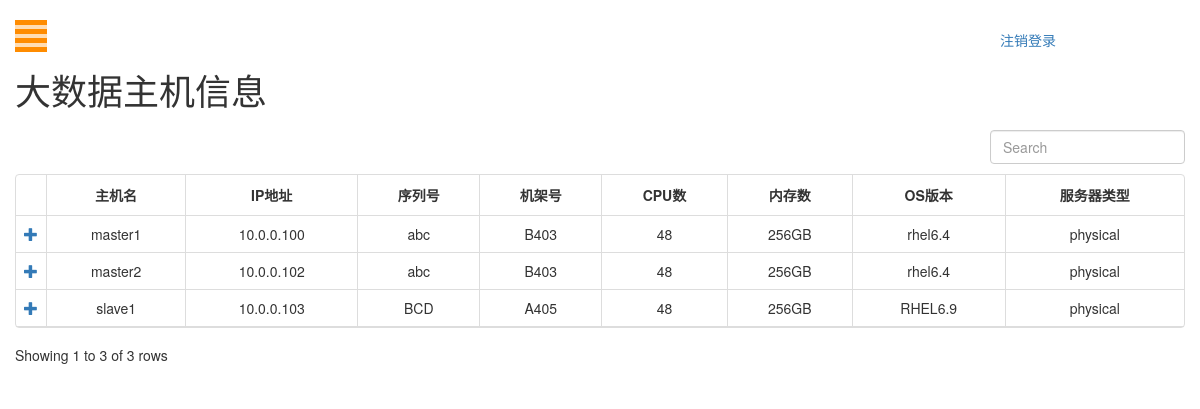
The app's page /host (signed in), older data.
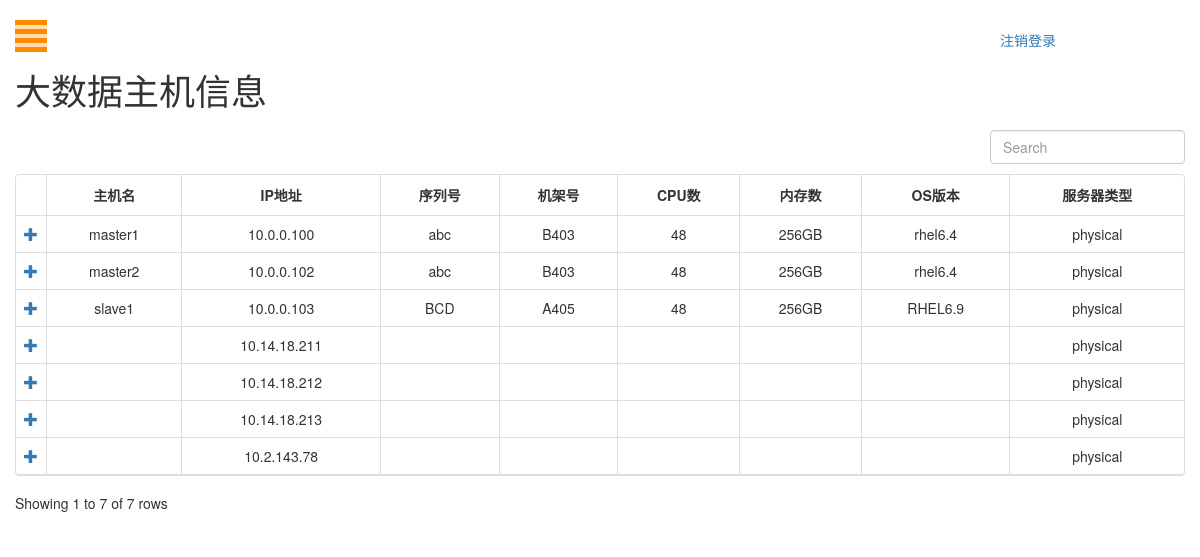
The same page, newer data.
### cmdb/models.py (models this page shows, shortened)
class HostBasicInfo(models.Model):
    host_name = models.CharField(max_length=30,  null=True, default="", blank=True)
    ip_address = models.CharField(max_length=16)
    serial = models.CharField(max_length=10, null=True, default="", blank=True)
    rack_id = models.CharField(max_length=10, null=True, default="", blank=True)
    num_cpu = models.CharField(max_length=10, default="")
    num_mem = models.CharField(max_length=10, default="")
    os_version = models.CharField(max_length=30, null=True, default="", blank=True)
    SERVER_TYPE = [('physical', 'physical'), ('virtual', 'virtual')]
    machine_type = models.CharField(max_length=10, choices=SERVER_TYPE, default="physical")

### cmdb/views.py (the view)
# urls.py: url(r'^host', HostInfoView, name='cluster'),
@login_required(login_url="/login")
def HostInfoView(request):
    AllhostObject = HostBasicInfo.objects.all().order_by(HostInfoFields.F_HOST_IP)
    return render(request, 'host.html', {"AllhostObject": AllhostObject})

### templates/host.html (shortened to what this page needs)
{% load static %}
<!DOCTYPE html>
<html lang="zh">
<head>
    <link rel="stylesheet" type="text/css" href="{% static 'css/bootstrap.css' %}">
    <link rel="stylesheet" type="text/css" href="{% static 'css/style.css' %}">
    <link rel="stylesheet" type="text/css" href="{% static 'bootstraptable/bootstrap-table.min.css' %}">
</head>
<body>
<div id="wrapper">
    <div id="page-content-wrapper">
        <button type="button" class="hamburger is-closed animated fadeInLeft" data-toggle="offcanvas">
            <span class="hamb-top"></span>
            <span class="hamb-middle"></span>
            <span class="hamb-bottom"></span>
        </button>
        <a class="col-md-offset-10" href="{% url 'logout' %}">注销登录</a>
        <div class="container">
            <div class="row">
                <h1>大数据主机信息</h1>
            </div>
            <div class="row">
                <table id="hdfs-table"
                       data-toggle="table"
                       data-pagination="true"
                       data-search="true"
                       data-detail-view="true"
                       data-detail-formatter="detailFormatter">
                    <thead>
                    <tr>
                        <th>主机名</th>
                        <th data-field="name">IP地址</th>
                        <th>序列号</th>
                        <th>机架号</th>
                        <th>CPU数</th>
                        <th>内存数</th>
                        <th>OS版本</th>
                        <th>服务器类型</th>
                    </tr>
                    </thead>
                    <tbody>
                    {% for object in AllhostObject %}
                        <tr>
                            <td>{{ object.host_name }}</td>
                            <td data-field="name">{{ object.ip_address }}</td>
                            <td>{{ object.serial }}</td>
                            <td>{{ object.rack_id }}</td>
                            <td>{{ object.num_cpu }}</td>
                            <td>{{ object.num_mem }}</td>
                            <td>{{ object.os_version }}</td>
                            <td>{{ object.machine_type }}</td>
                        </tr>
                    {% endfor %}
                    </tbody>
                </table>
            </div>
        </div>
    </div>
</div>
</body>
</html>

Row changes from the older to the newer data that the page shows:
added HostBasicInfo: ip_address "10.14.18.211", machine_type "physical"
added HostBasicInfo: ip_address "10.14.18.212", machine_type "physical"
added HostBasicInfo: ip_address "10.14.18.213", machine_type "physical"
added HostBasicInfo: ip_address "10.2.143.78", machine_type "physical"
Text that changed along with them:
text written by a page script: "Showing 1 to 3 of 3 rows" → "Showing 1 to 7 of 7 rows"
